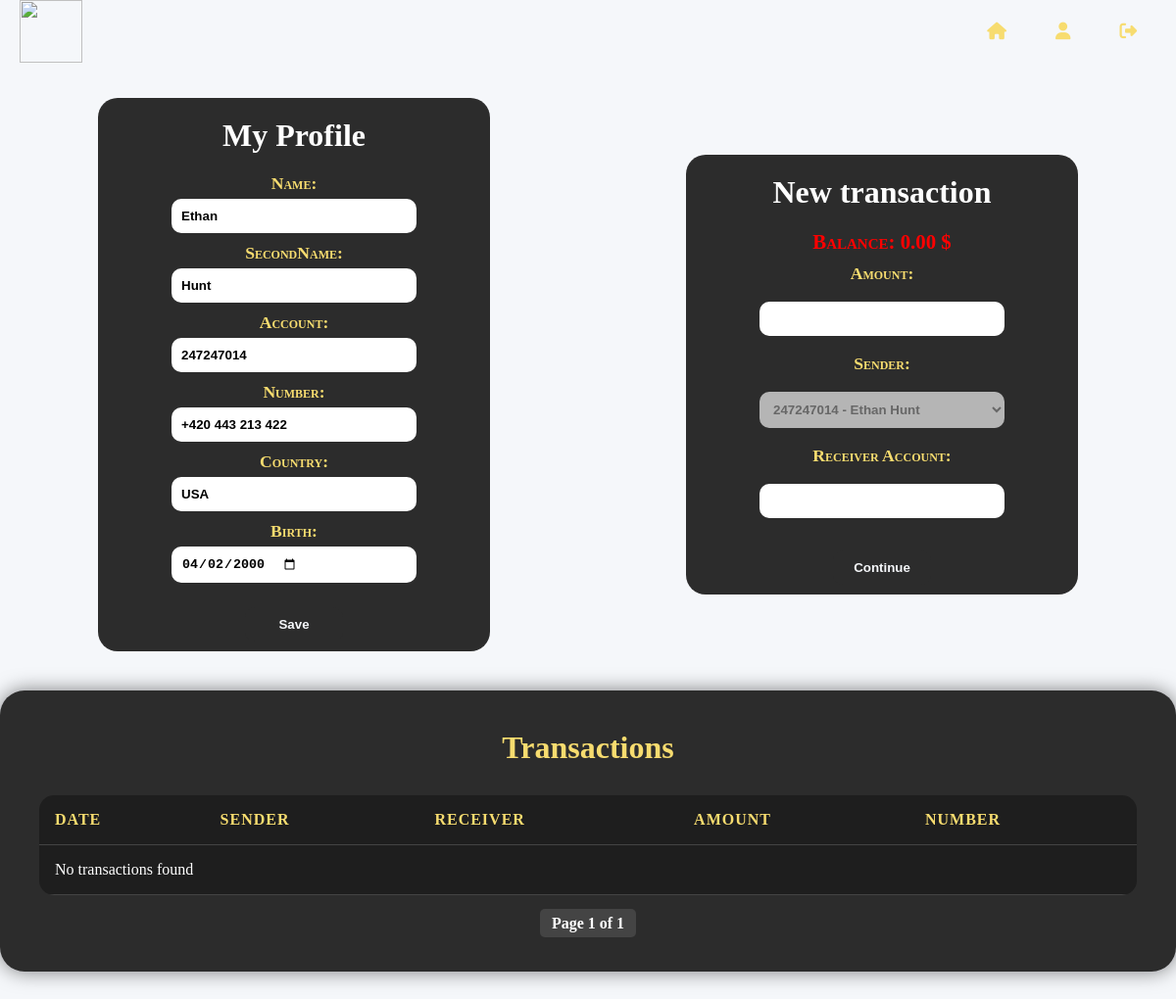
Before: /profile/ (signed in) with the older database file.
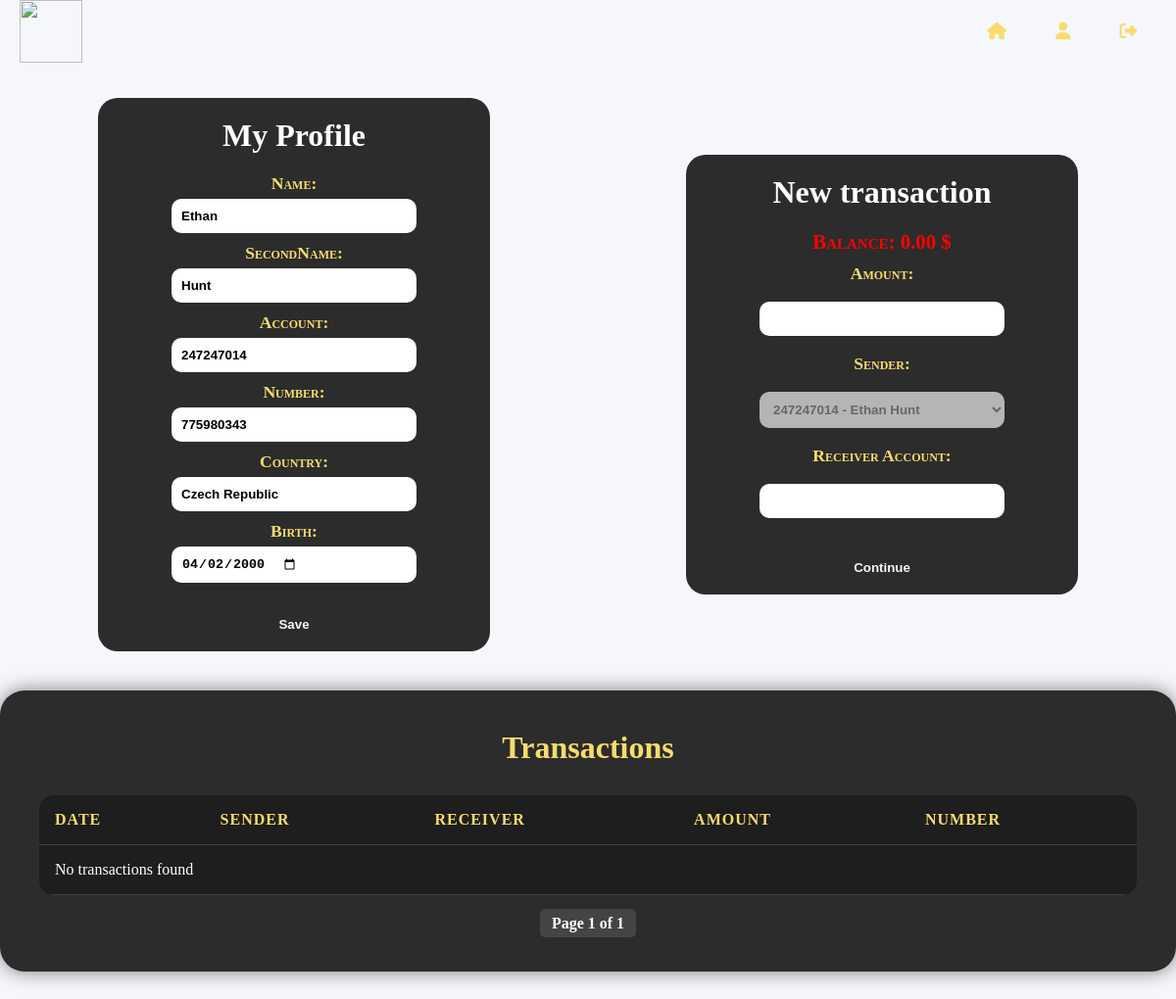
After: the same page with the newer database file.
### main/models.py (models this page shows)
class Owner(models.Model):
    user = models.OneToOneField(User, on_delete=models.CASCADE)
    account = models.CharField(max_length=9, unique=True, default=Ogenerate_number)
    Name = models.CharField('Name', max_length=15)
    SecondName = models.CharField('SecondName', max_length=25)
    State = models.CharField('Country', max_length=25)
    Number = models.CharField('Number', max_length=10)
    Birth = models.DateField('Birth')
    balance = models.DecimalField(default=0, max_digits=12, decimal_places=2)
    def __str__(self):
        return f'{self.account} - {self.Name} {self.SecondName}'

### main/views.py (the view, shortened to what this page needs)
# urls.py: path('profile/', views.my_profile, name='owner_profile'),
@login_required
def my_profile(request):
    owner = request.user.owner
    profile_form = ProfileForm(request.POST or None, instance=owner)
    transaction_form = TransactionForm(request.POST or None, sender=owner)
    transactions_list = Transactions.objects.filter(
        Q(sender=owner) | Q(receiver=owner)
    ).order_by('-Tdate')
    paginator = Paginator(transactions_list, 10)
    page_number = request.GET.get("page")
    transactions = paginator.get_page(page_number)
    return render(request, 'main/profile.html', {
        'form': profile_form,
        'transaction_form': transaction_form,
        'transactions': transactions,
        'balance': owner.balance,
    })

### main/forms.py (shortened to what this page needs)
class ProfileForm(forms.ModelForm):
    class Meta:
        model = Owner
        fields = ['Name', 'SecondName', 'account', 'Number', 'State', 'Birth']
        widgets = {
            'Birth': forms.DateInput(attrs={'type': 'date'}),
        }
    def __init__(self, *args, **kwargs):
        super().__init__(*args, **kwargs)
        self.fields['account'].widget.attrs['readonly'] = True

class TransactionForm(forms.ModelForm):
    receiver_input = forms.CharField(label='Receiver Account', max_length=9)
    class Meta:
        model = Transactions
        fields = ['Tvalue', 'sender', 'receiver_input']
    def __init__(self, *args, **kwargs):
        sender = kwargs.pop('sender', None)
        super().__init__(*args, **kwargs)
        if sender:
            self.fields['sender'].initial = sender
            self.fields['sender'].disabled = True

### main/models.py (called while the page is built)
def Tgenerate_number():
    return str(random.randint(10**11, 10**12 - 1))

### main/templates/main/profile.html (shortened to what this page needs)
{% extends 'main/pattern.html' %}
{% block content %}
<div class="profile-container">
    <div class="container-info">
        <h2>My Profile</h2>
        <form method="post">
          {{ form.as_p }}
          <button type="submit" class="btn-primary">Save</button>
        </form>
    </div>
    <div class="make-transactions">
        <h2>New transaction</h2>
        <p class="balance">Balance: {{ balance }} $</p>
        <form method="post">
            {{ transaction_form.Tvalue.label_tag }}<br>
            {{ transaction_form.Tvalue }}<br>
            {{ transaction_form.sender.label_tag }}<br>
            {{ transaction_form.sender }}<br>
            {{ transaction_form.receiver_input.label_tag }}<br>
            {{ transaction_form.receiver_input }}<br>
            <button type="submit" name="create_transaction">Continue</button>
          </form>
    </div>
</div>
<div class="transaction-section">
  <h1>Transactions</h1>
  <table>
    <thead>
      <tr>
        <th>Date</th>
        <th>Sender</th>
        <th>Receiver</th>
        <th>Amount</th>
        <th>Number</th>
      </tr>
    </thead>
    <tbody>
      {% for tx in transactions %}
        <tr>
          <td>{{ tx.Tdate|date:"d.m.Y H:i" }}</td>
          <td>{{ tx.sender.Name }} {{ tx.sender.SecondName }}</td>
          <td>{{ tx.receiver.Name }} {{ tx.receiver.SecondName }}</td>
          <td>{{ tx.Tvalue }} $</td>
          <td>{{ tx.Tnumber }}</td>
        </tr>
      {% empty %}
        <tr><td colspan="5">No transactions found</td></tr>
      {% endfor %}
    </tbody>
  </table>
  <div class="pagination">
    <span class="step-links">
      <span class="current">
        Page {{ transactions.number }} of {{ transactions.paginator.num_pages }}
      </span>
    </span>
  </div>
</div>
{% endblock %}

### main/templates/main/pattern.html (shortened to what this page needs)
{% load static %}
<!DOCTYPE html>
<html lang="en">
<head>
    <link rel="stylesheet" href="{% static 'main/css/styles.css'%}">
    <link rel="stylesheet" href="https://cdnjs.cloudflare.com/ajax/libs/font-awesome/6.5.0/css/all.min.css">
</head>
<body>
    <header>
        <img class="logo" src="">
        <nav class="navigation">
            <a href="{% url 'home' %}"><i class="fa-solid fa-house"></i></a>
            {% if user.is_authenticated %}
                <a href="{% url 'owner_profile' %}"><i class="fa-solid fa-user"></i></a>
            {% else %}
                <a href="{% url 'login' %}?next={% url 'owner_profile' %}"><i class="fa-solid fa-user"></i></a>
            {% endif %}
            <form method="post" action="{% url 'logout' %}">
                <button type="submit" class="btn-danger"><i class="fa-solid fa-right-from-bracket"></i></button>
            </form>
        </nav>
    </header>
    <main>
        {% block content %}
        {% endblock %}
    </main>
</body>
</html>

### main/static/main/css/styles.css (style rules this page uses)
* { margin: 0; padding: 0; box-sizing: border-box; }
body { background-color: #f5f7fa; }
html { scroll-behavior: smooth; }
header { position: fixed; top: 0; left: 0; width: 100%; padding: 20 px 100px; display: flex; justify-content: space-between; align-items: center; z-index: 99; }
h2 { display: flex; justify-content: center; align-items: center; margin-top: 6rem; margin-bottom: 3rem; font-size: 4rem; font-weight: 700; color: #2c2c2c; }
.logo { margin-left: 20px; width: 64px; height: 64px; user-select: none; }
.navigation { display: flex; align-items: center; justify-content: flex-start; gap: 10px; }
.navigation a { position: relative; font-size: 1.1em; color: #F7DC6F; text-decoration: none; font-weight: 500; margin-right: 40px; transition: .3s; }
.btn-danger { position: relative; font-size: 1.1em; color: #F7DC6F; font-weight: 500; background-color: transparent; border: none; cursor: pointer; margin-right: 40px; transition: .3s; }
.profile-container { display: flex; flex-direction: row; justify-content: center; align-items: center; gap: 200px; }
.profile-container h2 { display: flex; justify-content: center; align-items: center; font-size: 2rem; margin-top: 10px; margin-bottom: 20px; font-weight: 900; color: #fff; }
form { display: flex; flex-direction: column; justify-content: center; align-items: center; gap: 10px; }
form label { display: flex; color: #2c2c2c; font-variant: small-caps; font-size: 1.1rem; font-weight: 700; margin-bottom: 5px; justify-content: center; }
.profile-container form label { color: #F7DC6F; }
form input, select { display: flex; border: none; width: 250px; font-weight: 700; border-radius: 10px; padding: 10px; transition: .3s ease; }
.profile-container button { margin-top: 15px; width: 100px; color: #f5f7fa; background-color: #2c2c2c; font-weight: 900; padding: 10px; border: none; border-radius: 10px; cursor: pointer; transition: .3s; }
.container-info, .make-transactions { background-color: #2c2c2c; margin-top: 100px; max-width: 400px; width: 100%; padding: 10px; border-radius: 20px; }
.make-transactions form label { margin: 0; }
.make-transactions form { gap: 0; }
.transaction-section { background-color: #2c2c2c; color: #fff; padding: 40px; border-radius: 25px; max-width: 1200px; width: 100%; margin: 40px auto; box-sizing: border-box; box-shadow: 0 0 20px rgba(0, 0, 0, 0.5); font-family: 'Georgia', serif; }
.transaction-section h1 { text-align: center; color: #F7DC6F; font-size: 32px; margin-bottom: 30px; }
.transaction-section table { width: 100%; border-collapse: collapse; background-color: #1e1e1e; border-radius: 15px; overflow: hidden; }
.transaction-section th, .transaction-section td { padding: 16px; text-align: left; border-bottom: 1px solid #444; font-size: 16px; font-family: 'Georgia', serif; }
.transaction-section th { color: #F7DC6F; font-weight: bold; text-transform: uppercase; letter-spacing: 1px; }
.transaction-section .pagination { text-align: center; margin-top: 20px; }
.transaction-section .pagination a, .transaction-section .pagination span { color: #F7DC6F; margin: 0 8px; text-decoration: none; font-weight: bold; font-family: 'Georgia', serif; }
.transaction-section .pagination .current { color: #fff; background-color: #444; padding: 6px 12px; border-radius: 5px; }
.balance { display: flex; justify-content: center; align-items: center; font-variant: small-caps; color: red; font-weight: 800; font-size: 1.3rem; margin-bottom: 10px; cursor: default; }

Changed rows visible on the page:
changed Owner "Ethan": Number "+420 443 213 422" → "775980343"; State "USA" → "Czech Republic"
